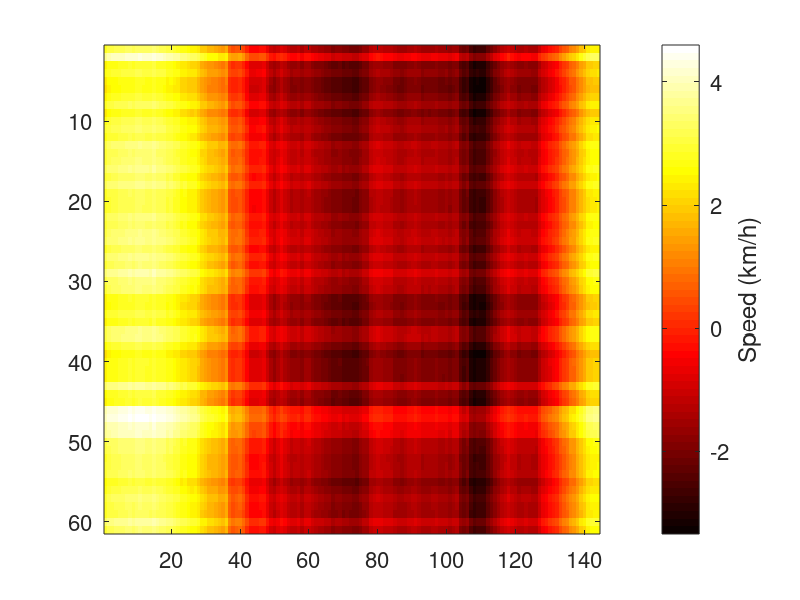

Here is the MATLAB script that generated this plot: (Note: this script raises an error after producing the figure.)
% Load data "bias10.mat".
load bias10;

% Create a figure.
figure('DefaultAxesFontSize',16);
ax = gca;

% Create a heatmap.
mat = bias{2}.*ones(61,144)+bias{3}'.*ones(61,144);
imagesc(mat);
c = colorbar;
colormap hot;
ylabel(c,'Speed (km/h)');
ax.XTick = [1,13,25,37,49,61,73,85,97,109,121,133,144];
ax.XTickLabel = ['00:00';'02:00';'04:00';'06:00';'08:00';'10:00';'12:00';...
    '14:00';'16:00';'18:00';'20:00';'22:00';'23:50'];
xtickangle(45);
ax.YTick = [1,6,11,16,21,26,31,36,41,46,51,56,61];
ax.YTickLabel = ['08-01';'08-06';'08-11';'08-16';'08-21';'08-26';'08-31';...
    '09-05';'09-10';'09-15';'09-20';'09-25';'09-30'];

% Save the figure as "heat_map10.pdf".
set(gcf, 'PaperSize', [6 4.5]);
set(gcf, 'PaperPositionMode', 'manual');
set(gcf, 'PaperPosition', [0 0 6 4.5]);
saveas(gcf,'heat_map10','pdf');